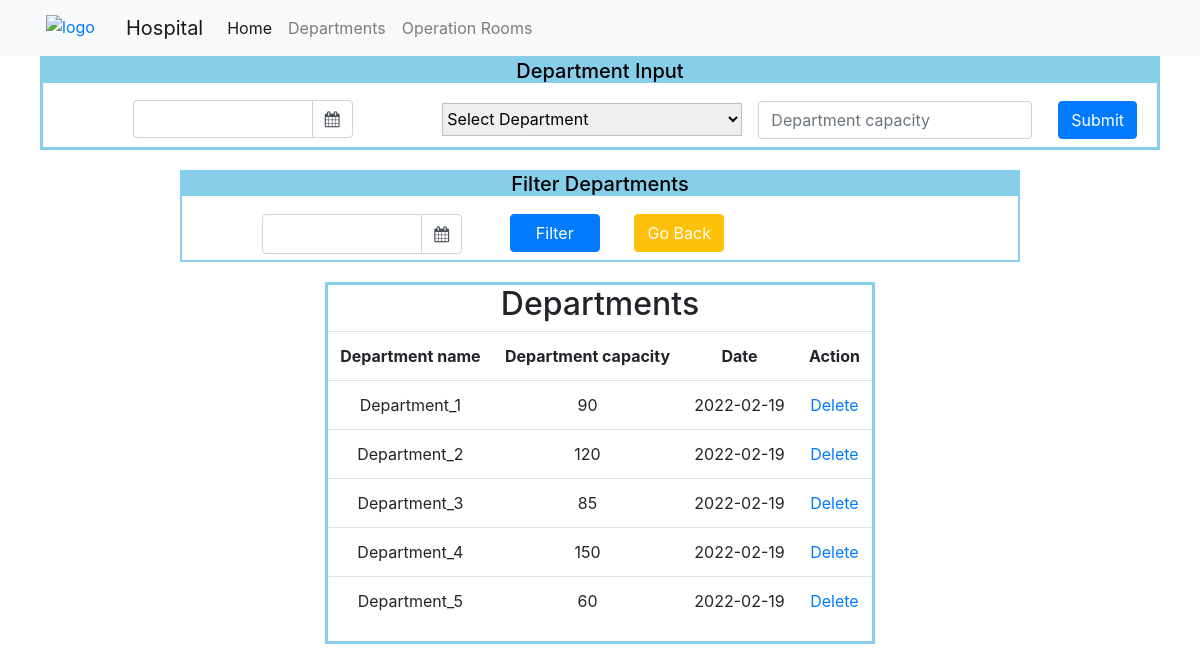
The page /admin on the database its author committed.
### app.py (models this page shows)
class Department_Info(db.Model):
    id = db.Column(db.String(200), primary_key=True)
    department_name = db.Column(db.String(200), nullable=False)
    department_capacity = db.Column(db.Integer, nullable=False)
    date = db.Column(db.DateTime, nullable=False)

### app.py (the view)
@app.route('/admin', methods=['GET', 'POST'])
def show_tables():
    if request.method == 'POST':
        if request.form['submit_btn2'] == 'submit_form2':
            date = request.form['date']
            dep_name = request.form['dep_name']
            dep_capacity = request.form['dep_capacity']
            new_department_info = Department_Info(
                    id=str(dep_name + '-' + str(uuid.uuid4())),
                    date=datetime.strptime(date, '%m/%d/%Y').date(),
                    department_name=dep_name,
                    department_capacity=int(dep_capacity),
                    )
            try:
                db.session.add(new_department_info)
                db.session.commit()
                return redirect('/admin')
            except:
                print('There was an issue adding new user entry')
                raise
        elif request.form['submit_btn2'] == 'filter':
            filtered_date = datetime.strptime(request.form['filter_date'], '%m/%d/%Y')
            filtered_entries = Department_Info.query.filter(Department_Info.date==filtered_date).all()
            return render_template('admin.html', departments=filtered_entries)
    else:
        department_info = Department_Info.query.order_by(Department_Info.date).all()
        return render_template('admin.html', departments=department_info)

### templates/admin.html (shortened to what this page needs)
<!DOCTYPE html>
<html lang="en">
<head>
    <link rel="stylesheet" href="{{ url_for('static', filename='css/styles.css') }}">
    <link rel="stylesheet" href="https://maxcdn.bootstrapcdn.com/bootstrap/4.0.0/css/bootstrap.min.css">
    <link rel="stylesheet" href="https://cdnjs.cloudflare.com/ajax/libs/bootstrap-datepicker/1.9.0/css/bootstrap-datepicker.min.css">
    <link rel="stylesheet" href="https://cdnjs.cloudflare.com/ajax/libs/font-awesome/4.7.0/css/font-awesome.min.css">
</head>
<body>
    <nav class="navbar navbar-expand-lg navbar-light bg-light">
        <div class="image">
            <a href="/">
                <img src="http://www.clipartsuggest.com/images/633/red-medical-symbol-9MqeBw-clipart.jpeg" alt="logo">
            </a>
        </div>
        <a class="navbar-brand" href="/">Hospital</a>
        <div class="collapse navbar-collapse" id="navbarNav">
          <ul class="navbar-nav">
            <li class="nav-item active">
              <a class="nav-link" href="/">Home <span class="sr-only">(current)</span></a>
            </li>
            <li class="nav-item">
              <a class="nav-link" href="/admin">Departments</a>
            </li>
            <li class="nav-item">
              <a class="nav-link" href="/rooms">Operation Rooms</a>
            </li>
          </ul>
        </div>
    </nav>
    <div class="user_input">
        <div class="heading"><h5>Department Input</h5></div>
        <form action='/admin' class="form-inline" method="post">
                <div class="input-group date" id="datepicker">
                    <input type="text" class="form-control" id='date_input' name='date' required/>
                    <span class="input-group-append">
                        <span class="input-group-text bg-white">
                            <i class="fa fa-calendar"></i>
                        </span>
                    </span>
                </div>
            <div class="dropdown_select" name='dropdown_select'>
                <select id="list" name='dep_name' onchange="getSelectValue();" required>
                    <option value="" disabled selected>Select Department</option>
                </select>
            </div>
            <div class="form-group mx-sm-3 mb-2" name='dur_and_cap'>
                <input type="number" min="0" class="form-control" name='dep_capacity' id="dep_capacity" placeholder="Department capacity" required>
            </div>
            <button type="submit" class="btn btn-primary mb-2" name="submit_btn2" value="submit_form2">Submit</button>
        </form>
    </div>
    <div class="filter">
        <div class="heading"><h5>Filter Departments</h5></div>
        <form action="/admin" method="post">
            <div class="input-group date" id="datepicker2">
                <input type="text" class="form-control" id='date_input2' name='filter_date' required/>
                <span class="input-group-append" id="filter_span">
                    <span class="input-group-text bg-white" >
                        <i class="fa fa-calendar"></i>
                    </span>
                </span>
            </div>
            <div class="filter_and_home_btns">
                <button type="submit" class="btn btn-primary mb-2" name="submit_btn2" value="filter" id="filter_btn">Filter</button>
                <button type="button" class="btn btn-warning mb-2" id="home_btn" onclick="history.back()"><a href="javascript:history.back()">Go Back</a></button>
            </div>
        </form>
    </div>
    <div class="Table_content" id="department_info">
        <table class="table">
            <thead><h2>Departments</h2></thead>
            <tbody class="table_body">
                    <tr>
                        <th>Department name</th>
                        <th>Department capacity</th>
                        <th>Date</th>
                        <th>Action</th>
                    </tr>
                {% for department in departments: %}
                    <tr>
                        <td>{{department.department_name}}</td>
                        <td>{{department.department_capacity}}</td>
                        <td>{{department.date.date()}}</td>
                        <td>
                            <a href="/admin/delete/{{department.id}}">Delete</a>
                        </td>
                    </tr>
                {% endfor %}
            </tbody>
        </table>
    </div>
</body>
</html>

### static/css/styles.css (style rules this page uses)
* { padding: 0; margin: 0; box-sizing: border-box; }
body { font-family: Verdana, Geneva, Tahoma, sans-serif; text-align: center; background-color: #eeeeee; }
.heading { background-color: skyblue; color: black; text-align: center; }
.user_input { margin-left: 40px; margin-right: 40px; border: 3px solid skyblue; }
.Table_content { border: 2px solid skyblue; width: 70%; text-align: center; margin: auto; margin-top: 20px; }
.table { text-align: center; }
.form-inline { margin: auto; }
#datepicker { width: 200px; margin: auto; }
#list { width: 300px; margin-left: 0; }
select { width: 300px; height: 33px; border: 1px solid rgb(191, 192, 192); }
.form-group { margin: auto; }
.btn { margin: 10px; margin-right: 20px; }
#datepicker { width: 220px; margin: auto; }
#datepicker2 { width: 300px; margin: auto; }
#date_input2 { margin-left: 80px; margin-top: 10px; height: 40px; }
#filter_span { margin-right: 20px; margin-top: 10px; height: 40px; }
#filter_btn { width: 90px; }
#home_btn { width: 90px; }
button a { color:white; }
.filter { border: 2px solid skyblue; width: 70%; text-align: center; margin: auto; margin-top: 20px; overflow: hidden; }
.filter_and_home_btns { margin-left: 50px; width: 280px; overflow: hidden; }
.filter form .input-group { margin: auto; text-align: center; width: 50vp; float:left; }
.image { width: 100px; margin: auto; margin-left: 10px; text-align: left; margin-top: 5px; }
img { margin-left: 20px; width: 50px; height: 30px; }
#department_info { border: solid skyblue; width: 550px; overflow: hidden; }

### rows shown on the page
Department_Info: department_name "Department_1", department_capacity "90", date "2022-02-19"
Department_Info: department_name "Department_2", department_capacity "120", date "2022-02-19"
Department_Info: department_name "Department_3", department_capacity "85", date "2022-02-19"
Department_Info: department_name "Department_4", department_capacity "150", date "2022-02-19"
Department_Info: department_name "Department_5", department_capacity "60", date "2022-02-19"
